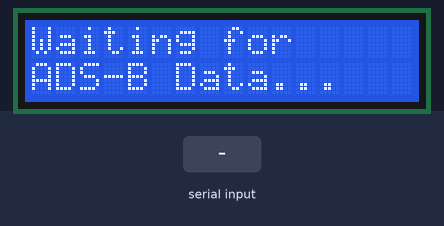
The sketch below on a simulated Arduino Uno, built with avr-gcc and run on an emulated ATmega328P. On the bench: 16×2 character LCD. The test bench sets the inputs (shaded band).

Above: at 2.2 s.
2.3 s: "1\n" received over Serial
At 2.9 s:
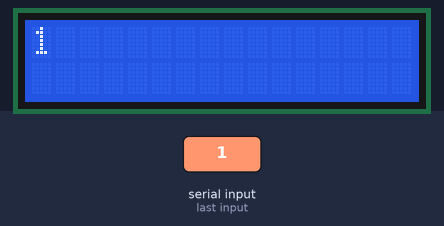
3.8 s: "0\n" received over Serial
At 5.0 s:
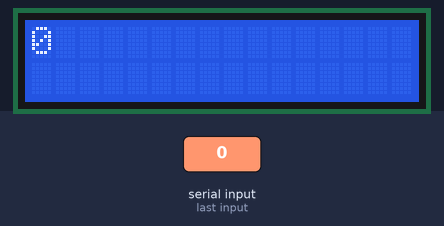
5.3 s: "2\n" received over Serial
At 6.3 s:
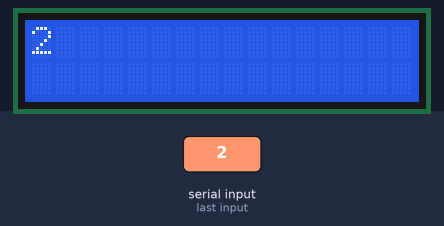
Timing chart, 0 to 8.3 s (numbered marks = the images above; inputs shaded):
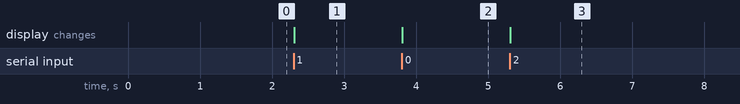

The sketch:

lcd_display.ino
```cpp
#include <LiquidCrystal.h>

// Initialize the LCD
LiquidCrystal lcd(12, 11, 5, 4, 3, 2);

void setup() {
  lcd.begin(16, 2);

  // Show a startup message
  lcd.print("Waiting for");
  lcd.setCursor(0, 1);
  lcd.print("ADS-B Data...");

  // Start listening to the USB cable at 9600 baud
  Serial.begin(9600);

  // Wait a moment for the Serial connection to stabilize
  delay(1000);
}

void loop() {

  if (Serial.available() > 0) {

    // Read the incoming text until it sees a "Newline"
    String incomingFlightData = Serial.readStringUntil('\n');

    // Clear the old message off the screen
    lcd.clear();

    // Find where the comma is to split the data into two lines
    int commaIndex = incomingFlightData.indexOf(',');

    if (commaIndex != -1) {
      // If there is a comma, split the text
      String row1 = incomingFlightData.substring(0, commaIndex);
      String row2 = incomingFlightData.substring(commaIndex + 1);

      // Print to the top row
      lcd.setCursor(0, 0);
      lcd.print(row1);

      // Print to the bottom row
      lcd.setCursor(0, 1);
      lcd.print(row2);
    } else {
      // If there is no comma, just print it all on the top row
      lcd.setCursor(0, 0);
      lcd.print(incomingFlightData);
    }
  }
}
```

Measured:
- after the input at 2.3 s, the display: changes at once (image 1)
- after the input at 3.8 s, the display: changes at once (image 2)
- after the input at 5.3 s, the display: changes at once (image 3)
